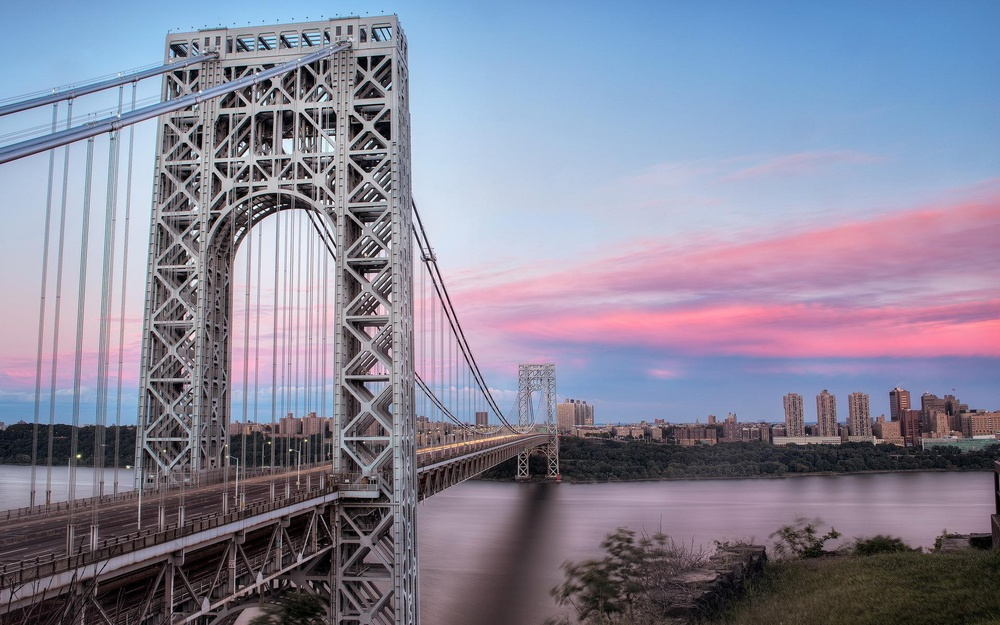
#> input picture img/origin.jpeg, 1000 x 625 px, shrunk from 1920 x 1200 before the run
$ python Canny.py
#> lines starting #> are read from the running program, lines starting #| are printed output that depends on the picture
#> further down, src is the input picture: shape (625, 1000, 3); mean B, G, R 153.7, 133.8, 134.8
from cv2 import cv2 as cv
import numpy as np


def edge_demo(image):
    blurred = cv.GaussianBlur(image, (3, 3), 0)
    gray = cv.cvtColor(blurred, cv.COLOR_RGB2GRAY)
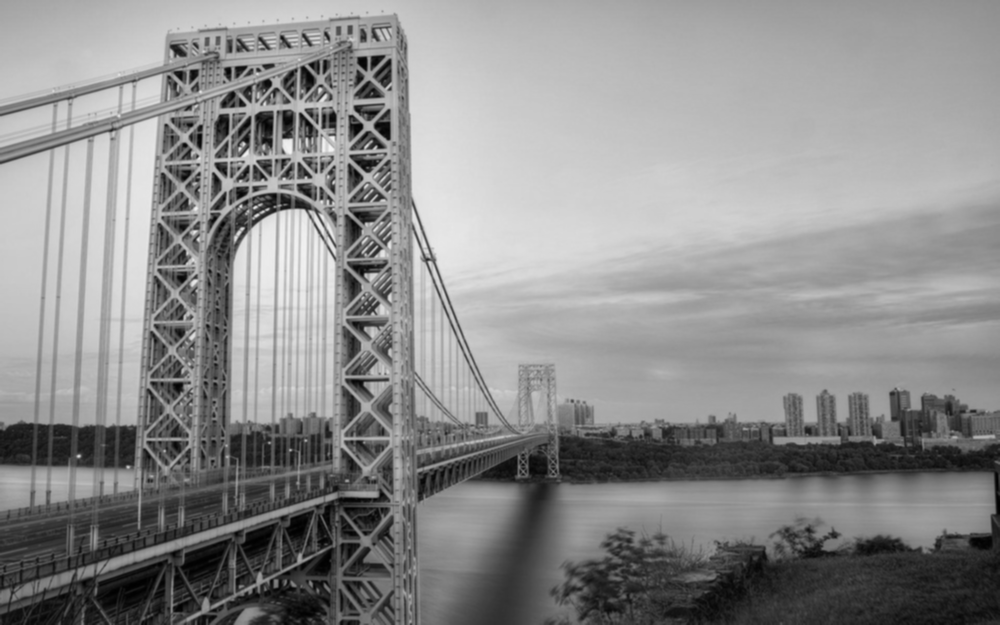
#> gray: shape (625, 1000); min 0, max 245, mean 139.9
    # xgrad = cv.Sobel(gray, cv.CV_16SC1, 1, 0) #x方向梯度
    # ygrad = cv.Sobel(gray, cv.CV_16SC1, 0, 1) #y方向梯度
    # edge_output = cv.Canny(xgrad, ygrad, 50, 150)
    edge_output = cv.Canny(gray, 50, 150)
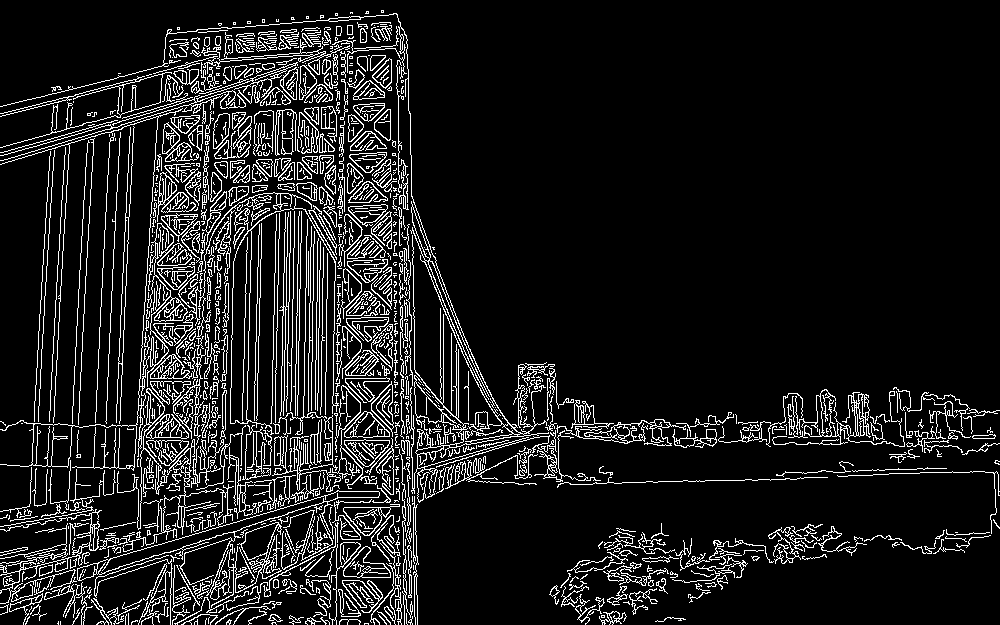
#> edge_output: shape (625, 1000); 10.6% white in thin lines or dots
    cv.imshow("Canny Edge", edge_output)
    dst = cv.bitwise_and(image, image, mask=edge_output)
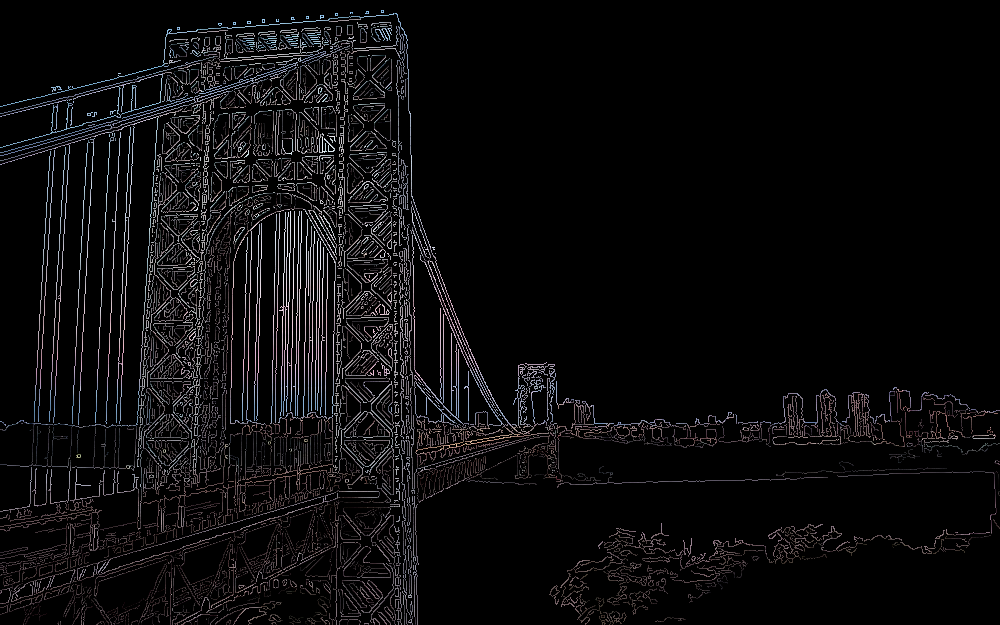
#> dst: shape (625, 1000, 3); mean B, G, R 12.3, 11.4, 12.1
    cv.imshow("Color Edge", dst)


src = cv.imread('../img/origin.jpeg')
# 设置为WINDOW_NORMAL可以任意缩放
# cv.namedWindow('input_image', cv.WINDOW_NORMAL)
cv.imshow('input_image', src)
edge_demo(src)
cv.waitKey(0)
cv.destroyAllWindows()

# [9 lines of commented-out code are left out]
